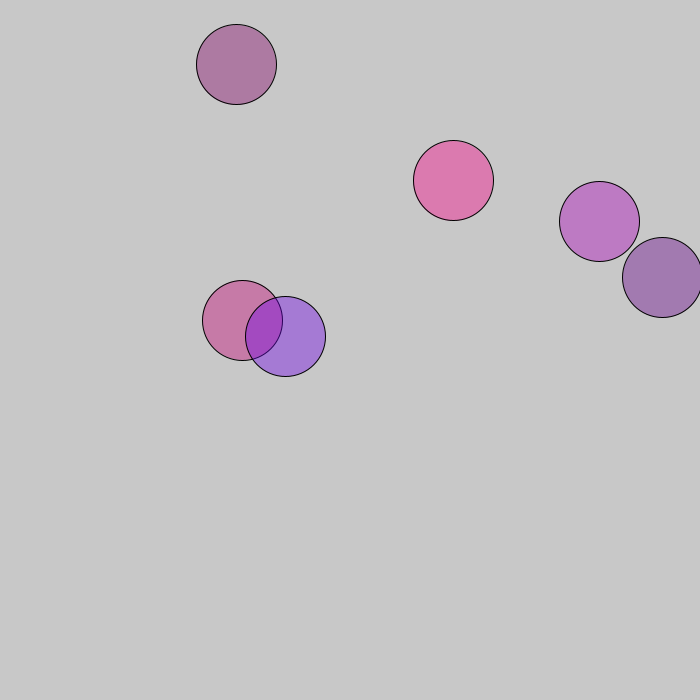
Frame 1 (no input)
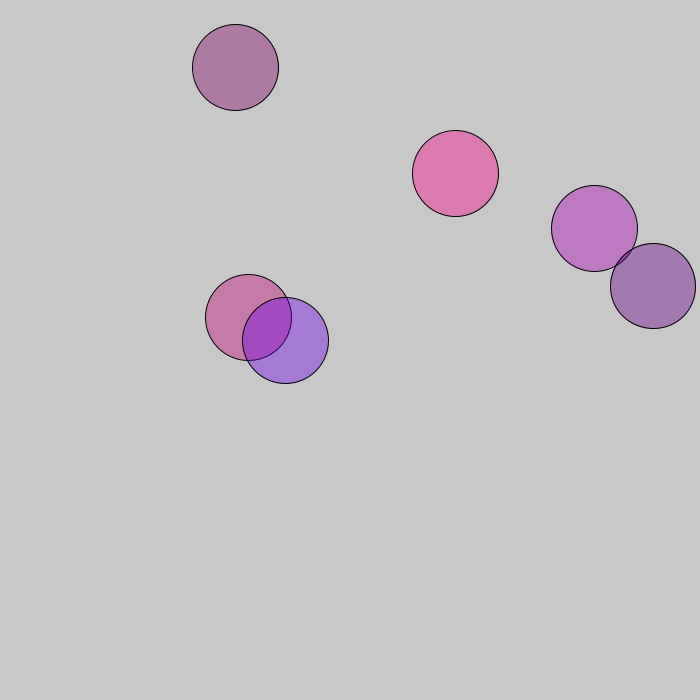
Frame 60 (the mouse pressed at the canvas centre just before this capture)
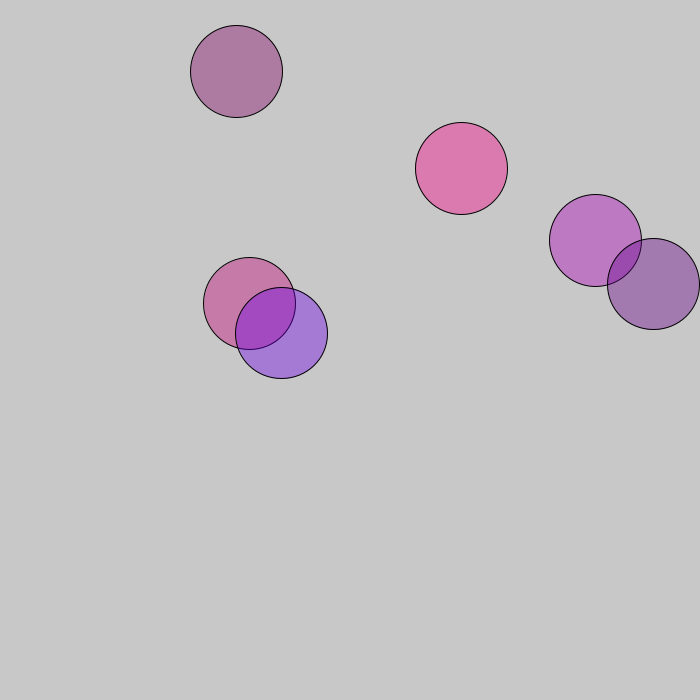
Frame 120 (the mouse held since frame 60 and released just before this capture)

The Processing sketch that drew these frames (run headless with seeded random() and noise(); from frame 60 on, the mouse is pressed at the canvas centre):

// Processing sketch: MitosisSim
// ── MitosisSim.pde
// The Coding Train
// Coding Challenge 6 - Mitosis Simulation
// https://www.youtube.com/watch?v=jxGS3fKPKJA&list=PLRqwX-V7Uu6ZiZxtDDRCi6uhfTH4FilpH&index=6

ArrayList<Cell> cells;

void setup(){
  size(700, 700);
  cells = new ArrayList<Cell>();
  
  for (int i = 0; i < 6; i++){
    cells.add(new Cell(new PVector(random(width), random(height)), 
                       40, 
                       color(random(100,255), 0, random(100,255), 100)));
  }
}

void draw(){
  background(200);
  for (Cell c : cells){
    c.move();
    c.show();
    c.grow();
  }
}

void mousePressed(){
  // Shiffman's approach using jscript arrays runs into
  // problems with Java arrays or arraylists
  // can't modify list safely during the loop, so try another strategy
  ArrayList<Cell> additions = new ArrayList<Cell>();
  for (Cell c : cells){
    if (c.clicked(mouseX, mouseY)){
      additions.add(c.mitosis());
      additions.add(c.mitosis());
      c.remove = true;
    }
  }
  cells.addAll(additions);
  
  for (int i = cells.size()-1; i >= 0; i--){
    Cell c = cells.get(i);
    if (c.remove){
      cells.remove(c); 
    }
  }
}
// ── Cell.pde


class Cell {
  PVector pos;
  float r;
  PVector vel;
  color c;
  boolean remove;
  
  Cell(PVector p_, float r_, color c_){
    pos = p_.copy();
    r = r_;
    c = c_;
    remove = false;
  }
  
  void move(){
    vel = PVector.random2D();
    pos.add(vel);
  }
  
  void show(){
    fill(c);
    ellipse(pos.x, pos.y, r*2, r*2); 
  }
  
  void grow(){
    r += 0.05; 
  }
  
  boolean clicked(float mX, float mY){
    return (dist(mX, mY, pos.x, pos.y) < r);
  }
  
  Cell mitosis(){
    //PVector offset = new PVector(random(-10,10), random(-10,10));
    PVector offset = new PVector(random(-1*r,r), random(-1*r,r));
    return new Cell(pos.add(offset), r * .8, c);
  }
}
